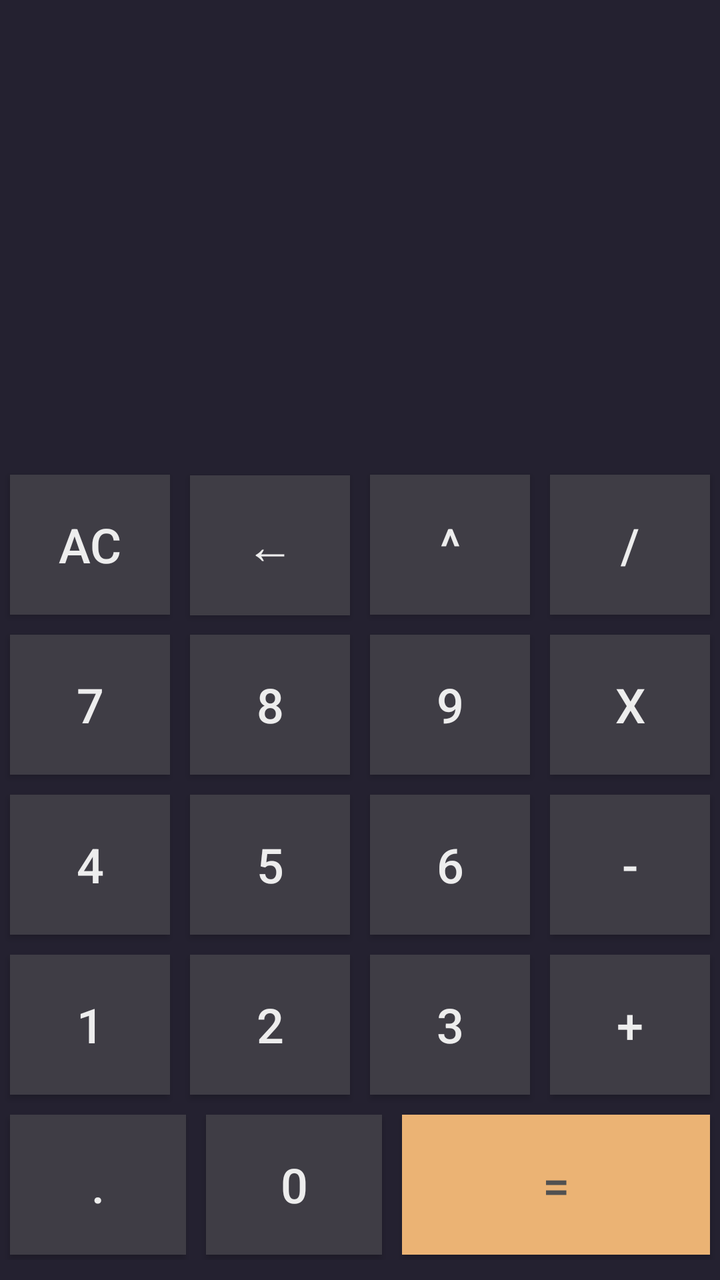
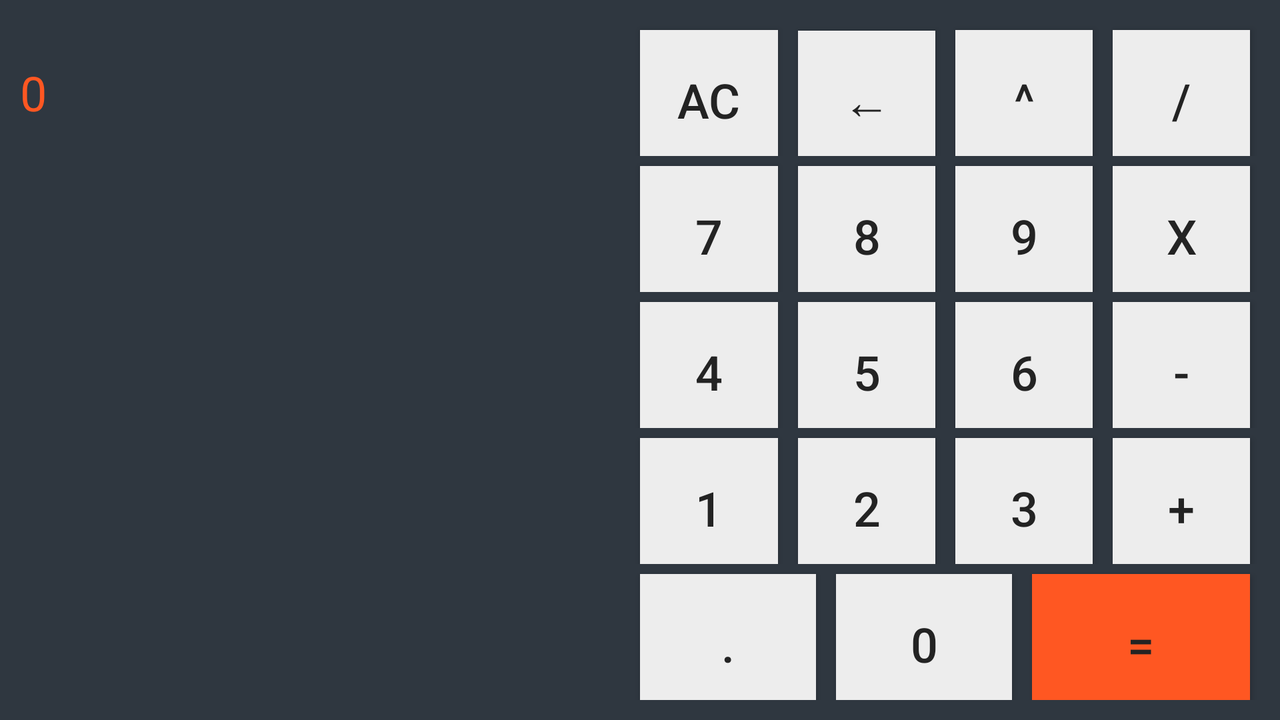

An Android layout and its configuration variant, each rendered on a device that would load it. The default file and the variant file are quoted in full after the pictures.
<!-- AndroidManifest.xml: application theme Theme.AndroidProjectCollection -->
<!-- res/layout/activity_calculator_exercise.xml -->
<?xml version="1.0" encoding="utf-8"?>
<androidx.constraintlayout.widget.ConstraintLayout xmlns:android="http://schemas.android.com/apk/res/android"
    xmlns:app="http://schemas.android.com/apk/res-auto"
    xmlns:tools="http://schemas.android.com/tools"
    android:layout_width="match_parent"
    android:layout_height="match_parent"
    android:background="@color/darkgray"
    tools:context=".CalculatorExercise">

    <LinearLayout
        android:layout_width="match_parent"
        android:layout_height="match_parent"
        android:layout_marginTop="10dp"
        android:layout_marginBottom="10dp"
        android:orientation="vertical"
        app:layout_constraintBottom_toBottomOf="parent"
        app:layout_constraintEnd_toEndOf="parent"
        app:layout_constraintStart_toStartOf="parent"
        app:layout_constraintTop_toTopOf="parent">

        <TextView
            android:id="@+id/tempanswer"
            android:layout_width="match_parent"
            android:layout_height="wrap_content"
            android:layout_marginLeft="10sp"
            android:layout_marginTop="10sp"
            android:layout_marginRight="10sp"
            android:textColor="#ebb374"
            android:textSize="40sp" />

        <com.google.android.material.textfield.TextInputLayout
            android:id="@+id/input"
            android:layout_width="match_parent"
            android:layout_height="wrap_content">

            <com.google.android.material.textfield.TextInputEditText
                android:id="@+id/inputtext"
                android:layout_width="match_parent"
                android:layout_height="118dp"
                android:layout_marginLeft="10sp"
                android:layout_marginRight="10sp"
                android:layout_marginBottom="30dp"
                android:background="@color/darkgray"
                android:editable="false"
                android:singleLine="false"
                android:textColor="#FBFBFB"
                android:textColorHint="#FFFFFF"
                android:textSize="60sp"
                tools:textSize="60sp" />

        </com.google.android.material.textfield.TextInputLayout>

        <TableLayout
            android:layout_width="match_parent"
            android:layout_height="match_parent"
            android:layout_margin="0dp"
            android:layout_weight="0">

            <TableRow
                android:layout_width="match_parent"
                android:layout_height="match_parent">

                <Button
                    android:id="@+id/btnAllClear"
                    android:layout_width="match_parent"
                    android:layout_height="70dp"
                    android:layout_margin="5dp"
                    android:layout_weight="1"
                    android:background="#3F3D45"
                    android:text="AC"
                    android:textColor="#EDEDED"
                    android:textSize="24sp" />

                <Button
                    android:id="@+id/btnDel"
                    android:layout_width="match_parent"
                    android:layout_height="70dp"
                    android:layout_margin="5dp"
                    android:layout_weight="1"
                    android:background="#3F3D45"
                    android:text="←"
                    android:textColor="#EDEDED"
                    android:textSize="24sp" />

                <Button
                    android:id="@+id/btnExponent"
                    android:layout_width="match_parent"
                    android:layout_height="70dp"
                    android:layout_margin="5dp"
                    android:layout_weight="1"
                    android:background="#3F3D45"
                    android:text="^"
                    android:textColor="#EDEDED"
                    android:textSize="24sp" />

                <Button
                    android:id="@+id/btnDivide"
                    android:layout_width="match_parent"
                    android:layout_height="70dp"
                    android:layout_margin="5dp"
                    android:layout_weight="1"
                    android:background="#3F3D45"
                    android:text="/"
                    android:textColor="#EDEDED"
                    android:textSize="24sp" />

            </TableRow>

            <TableRow
                android:layout_width="match_parent"
                android:layout_height="match_parent">

                <Button
                    android:id="@+id/btnNumber7"
                    android:layout_width="match_parent"
                    android:layout_height="70dp"
                    android:layout_margin="5dp"
                    android:layout_weight="1"
                    android:background="#3F3D45"
                    android:text="7"
                    android:textColor="#EDEDED"
                    android:textSize="24sp" />

                <Button
                    android:id="@+id/btnNumber8"
                    android:layout_width="match_parent"
                    android:layout_height="70dp"
                    android:layout_margin="5dp"
                    android:layout_weight="1"
                    android:background="#3F3D45"
                    android:text="8"
                    android:textColor="#EDEDED"
                    android:textSize="24sp" />

                <Button
                    android:id="@+id/btnNumber9"
                    android:layout_width="match_parent"
                    android:layout_height="70dp"
                    android:layout_margin="5dp"
                    android:layout_weight="1"
                    android:background="#3F3D45"
                    android:text="9"
                    android:textColor="#EDEDED"
                    android:textSize="24sp" />

                <Button
                    android:id="@+id/btnMultiply"
                    android:layout_width="match_parent"
                    android:layout_height="70dp"
                    android:layout_margin="5dp"
                    android:layout_weight="1"
                    android:background="#3F3D45"
                    android:text="x"
                    android:textColor="#EDEDED"
                    android:textSize="24sp" />

            </TableRow>

            <TableRow
                android:layout_width="match_parent"
                android:layout_height="match_parent">

                <Button
                    android:id="@+id/btnNumber4"
                    android:layout_width="match_parent"
                    android:layout_height="70dp"
                    android:layout_margin="5dp"
                    android:layout_weight="1"
                    android:background="#3F3D45"
                    android:text="4"
                    android:textColor="#EDEDED"
                    android:textSize="24sp" />

                <Button
                    android:id="@+id/btnNumber5"
                    android:layout_width="match_parent"
                    android:layout_height="70dp"
                    android:layout_margin="5dp"
                    android:layout_weight="1"
                    android:background="#3F3D45"
                    android:text="5"
                    android:textColor="#EDEDED"
                    android:textSize="24sp" />

                <Button
                    android:id="@+id/btnNumber6"
                    android:layout_width="match_parent"
                    android:layout_height="70dp"
                    android:layout_margin="5dp"
                    android:layout_weight="1"
                    android:background="#3F3D45"
                    android:text="6"
                    android:textColor="#EDEDED"
                    android:textSize="24sp" />

                <Button
                    android:id="@+id/btnSubtract"
                    android:layout_width="match_parent"
                    android:layout_height="70dp"
                    android:layout_margin="5dp"
                    android:layout_weight="1"
                    android:background="#3F3D45"
                    android:text="-"
                    android:textColor="#EDEDED"
                    android:textSize="24sp" />
            </TableRow>

            <TableRow
                android:layout_width="match_parent"
                android:layout_height="match_parent">

                <Button
                    android:id="@+id/btnNumber1"
                    android:layout_width="match_parent"
                    android:layout_height="70dp"
                    android:layout_margin="5dp"
                    android:layout_weight="1"
                    android:background="#3F3D45"
                    android:text="1"
                    android:textColor="#EDEDED"
                    android:textSize="24sp" />

                <Button
                    android:id="@+id/btnNumber2"
                    android:layout_width="match_parent"
                    android:layout_height="70dp"
                    android:layout_margin="5dp"
                    android:layout_weight="1"
                    android:background="#3F3D45"
                    android:text="2"
                    android:textColor="#EDEDED"
                    android:textSize="24sp" />

                <Button
                    android:id="@+id/btnNumber3"
                    android:layout_width="match_parent"
                    android:layout_height="70dp"
                    android:layout_margin="5dp"
                    android:layout_weight="1"
                    android:background="#3F3D45"
                    android:text="3"
                    android:textColor="#EDEDED"
                    android:textSize="24sp" />

                <Button
                    android:id="@+id/btnAdd"
                    android:layout_width="match_parent"
                    android:layout_height="70dp"
                    android:layout_margin="5dp"
                    android:layout_weight="1"
                    android:background="#3F3D45"
                    android:text="+"
                    android:textColor="#EDEDED"
                    android:textSize="24sp" />
            </TableRow>

            <TableRow
                android:layout_width="wrap_content"
                android:layout_height="wrap_content">

                <Button
                    android:id="@+id/btnPoint"
                    android:layout_width="wrap_content"
                    android:layout_height="70dp"
                    android:layout_margin="5dp"
                    android:layout_weight="1"
                    android:background="#3F3D45"
                    android:text="."
                    android:textColor="#EDEDED"
                    android:textSize="24sp" />

                <Button
                    android:id="@+id/btnNumber0"
                    android:layout_width="wrap_content"
                    android:layout_height="70dp"
                    android:layout_margin="5dp"
                    android:layout_weight="1"
                    android:background="#3F3D45"
                    android:text="0"
                    android:textColor="#EDEDED"
                    android:textSize="24sp" />

                <Button
                    android:id="@+id/btnEquals"
                    android:layout_width="wrap_content"
                    android:layout_height="70dp"
                    android:layout_margin="5dp"
                    android:layout_weight="200"
                    android:background="#ebb374"
                    android:text="="
                    android:textColor="#515151"
                    android:textSize="24sp" />

            </TableRow>
        </TableLayout>

    </LinearLayout>
</androidx.constraintlayout.widget.ConstraintLayout>
<!-- resources referenced by this layout -->
<resources>
  <color name="darkgray">#242130</color>
  <style name="Theme.AndroidProjectCollection" parent="Theme.AppCompat.Light.NoActionBar">
          
          <item name="colorPrimary">@color/purple_500</item>
          <item name="colorPrimaryVariant">@color/darkgray</item>
          <item name="colorOnPrimary">@color/darkgray</item>
          
          <item name="colorSecondary">@color/teal_200</item>
          <item name="colorSecondaryVariant">@color/teal_700</item>
          <item name="colorOnSecondary">@color/black</item>
          
          <item name="android:statusBarColor">?attr/colorPrimaryVariant</item>
          
          <item name="android:navigationBarColor">@color/darkgray</item>
      </style>
  <color name="purple_500">#FF6200EE</color>
  <color name="teal_200">#FF03DAC5</color>
  <color name="teal_700">#FF018786</color>
  <color name="black">#FF000000</color>
</resources>
<!-- res/layout-land/activity_calculator_exercise.xml (the author's variant of the layout above) -->
<!-- drawn on the phone turned sideways -->
<?xml version="1.0" encoding="utf-8"?>
<androidx.constraintlayout.widget.ConstraintLayout xmlns:android="http://schemas.android.com/apk/res/android"
    xmlns:app="http://schemas.android.com/apk/res-auto"
    xmlns:tools="http://schemas.android.com/tools"
    android:layout_width="match_parent"
    android:layout_height="match_parent"
    android:background="#2F3740"
    tools:context=".CalculatorExercise">

    <LinearLayout
        android:layout_width="match_parent"
        android:layout_height="match_parent"
        android:layout_marginTop="10dp"
        android:layout_marginEnd="10dp"
        android:layout_marginBottom="10dp"
        android:orientation="horizontal"
        app:layout_constraintBottom_toBottomOf="parent"
        app:layout_constraintEnd_toEndOf="parent"
        app:layout_constraintStart_toStartOf="parent"
        app:layout_constraintTop_toTopOf="parent">

        <LinearLayout
            android:layout_width="match_parent"
            android:layout_height="match_parent"
            android:layout_weight="1"
            android:orientation="vertical">

            <TextView
                android:id="@+id/tempanswer"
                android:layout_width="match_parent"
                android:layout_height="wrap_content"
                android:layout_marginLeft="10sp"
                android:layout_marginTop="20sp"
                android:layout_marginRight="10sp"
                android:text="0"
                android:textColor="#FF5722"
                android:textSize="24sp" />

            <com.google.android.material.textfield.TextInputLayout
                android:id="@+id/input"
                android:layout_width="match_parent"
                android:layout_height="match_parent">

                <com.google.android.material.textfield.TextInputEditText
                    android:id="@+id/inputtext"
                    android:layout_width="match_parent"
                    android:layout_height="140dp"
                    android:layout_marginLeft="10sp"
                    android:layout_marginRight="10sp"
                    android:background="#2F3740"
                    android:editable="false"
                    android:singleLine="false"
                    android:textColor="#FBFBFB"
                    android:textColorHint="#FFFFFF"
                    android:textSize="48sp"
                    tools:textSize="48sp" />

            </com.google.android.material.textfield.TextInputLayout>
        </LinearLayout>

        <TableLayout
            android:layout_width="match_parent"
            android:layout_height="match_parent"
            android:layout_weight="1">

            <TableRow
                android:layout_width="match_parent"
                android:layout_height="match_parent"
                android:layout_weight="1">

                <Button
                    android:id="@+id/btnAllClear"
                    android:layout_width="match_parent"
                    android:layout_height="70dp"
                    android:layout_margin="5dp"
                    android:layout_weight="1"
                    android:background="#EDEDED"
                    android:backgroundTint="#EDEDED"
                    android:text="AC"
                    android:textColor="#232323"
                    android:textSize="24sp"
                    tools:background="#EDEDED" />

                <Button
                    android:id="@+id/btnDel"
                    android:layout_width="match_parent"
                    android:layout_height="70dp"
                    android:layout_margin="5dp"
                    android:layout_weight="1"
                    android:background="#EDEDED"
                    android:text="←"
                    android:textColor="#232323"
                    android:textSize="24sp"
                    tools:background="#EDEDED" />

                <Button
                    android:id="@+id/btnExponent"
                    android:layout_width="match_parent"
                    android:layout_height="70dp"
                    android:layout_margin="5dp"
                    android:layout_weight="1"
                    android:background="#EDEDED"
                    android:text="^"
                    android:textColor="#232323"
                    android:textSize="24sp"
                    tools:background="#EDEDED" />

                <Button
                    android:id="@+id/btnDivide"
                    android:layout_width="match_parent"
                    android:layout_height="70dp"
                    android:layout_margin="5dp"
                    android:layout_weight="1"
                    android:background="#EDEDED"
                    android:text="/"
                    android:textColor="#232323"
                    android:textSize="24sp"
                    tools:background="#EDEDED" />

            </TableRow>

            <TableRow
                android:layout_width="match_parent"
                android:layout_height="match_parent"
                android:layout_weight="1">

                <Button
                    android:id="@+id/btnNumber7"
                    android:layout_width="match_parent"
                    android:layout_height="70dp"
                    android:layout_margin="5dp"
                    android:layout_weight="1"
                    android:background="#EDEDED"
                    android:text="7"
                    android:textColor="#232323"
                    android:textSize="24sp"
                    tools:background="#EDEDED" />

                <Button
                    android:id="@+id/btnNumber8"
                    android:layout_width="match_parent"
                    android:layout_height="70dp"
                    android:layout_margin="5dp"
                    android:layout_weight="1"
                    android:background="#EDEDED"
                    android:text="8"
                    android:textColor="#232323"
                    android:textSize="24sp"
                    tools:background="#EDEDED" />

                <Button
                    android:id="@+id/btnNumber9"
                    android:layout_width="match_parent"
                    android:layout_height="70dp"
                    android:layout_margin="5dp"
                    android:layout_weight="1"
                    android:background="#EDEDED"
                    android:text="9"
                    android:textColor="#232323"
                    android:textSize="24sp"
                    tools:background="#EDEDED" />

                <Button
                    android:id="@+id/btnMultiply"
                    android:layout_width="match_parent"
                    android:layout_height="70dp"
                    android:layout_margin="5dp"
                    android:layout_weight="1"
                    android:background="#EDEDED"
                    android:text="x"
                    android:textColor="#232323"
                    android:textSize="24sp"
                    tools:background="#EDEDED" />

            </TableRow>

            <TableRow
                android:layout_width="match_parent"
                android:layout_height="match_parent"
                android:layout_weight="1">

                <Button
                    android:id="@+id/btnNumber4"
                    android:layout_width="match_parent"
                    android:layout_height="70dp"
                    android:layout_margin="5dp"
                    android:layout_weight="1"
                    android:background="#EDEDED"
                    android:text="4"
                    android:textColor="#232323"
                    android:textSize="24sp"
                    tools:background="#EDEDED" />

                <Button
                    android:id="@+id/btnNumber5"
                    android:layout_width="match_parent"
                    android:layout_height="70dp"
                    android:layout_margin="5dp"
                    android:layout_weight="1"
                    android:background="#EDEDED"
                    android:text="5"
                    android:textColor="#232323"
                    android:textSize="24sp"
                    tools:background="#EDEDED" />

                <Button
                    android:id="@+id/btnNumber6"
                    android:layout_width="match_parent"
                    android:layout_height="70dp"
                    android:layout_margin="5dp"
                    android:layout_weight="1"
                    android:background="#EDEDED"
                    android:text="6"
                    android:textColor="#232323"
                    android:textSize="24sp"
                    tools:background="#EDEDED" />

                <Button
                    android:id="@+id/btnSubtract"
                    android:layout_width="match_parent"
                    android:layout_height="70dp"
                    android:layout_margin="5dp"
                    android:layout_weight="1"
                    android:background="#EDEDED"
                    android:text="-"
                    android:textColor="#232323"
                    android:textSize="24sp"
                    tools:background="#EDEDED" />
            </TableRow>

            <TableRow
                android:layout_width="match_parent"
                android:layout_height="match_parent"
                android:layout_weight="1">

                <Button
                    android:id="@+id/btnNumber1"
                    android:layout_width="match_parent"
                    android:layout_height="70dp"
                    android:layout_margin="5dp"
                    android:layout_weight="1"
                    android:background="#EDEDED"
                    android:text="1"
                    android:textColor="#232323"
                    android:textSize="24sp"
                    tools:background="#EDEDED" />

                <Button
                    android:id="@+id/btnNumber2"
                    android:layout_width="match_parent"
                    android:layout_height="70dp"
                    android:layout_margin="5dp"
                    android:layout_weight="1"
                    android:background="#EDEDED"
                    android:text="2"
                    android:textColor="#232323"
                    android:textSize="24sp"
                    tools:background="#EDEDED" />

                <Button
                    android:id="@+id/btnNumber3"
                    android:layout_width="match_parent"
                    android:layout_height="70dp"
                    android:layout_margin="5dp"
                    android:layout_weight="1"
                    android:background="#EDEDED"
                    android:text="3"
                    android:textColor="#232323"
                    android:textSize="24sp"
                    tools:background="#EDEDED" />

                <Button
                    android:id="@+id/btnAdd"
                    android:layout_width="match_parent"
                    android:layout_height="70dp"
                    android:layout_margin="5dp"
                    android:layout_weight="1"
                    android:background="#EDEDED"
                    android:text="+"
                    android:textColor="#232323"
                    android:textSize="24sp"
                    tools:background="#EDEDED" />
            </TableRow>

            <TableRow
                android:layout_width="wrap_content"
                android:layout_height="wrap_content"
                android:layout_weight="1">

                <Button
                    android:id="@+id/btnPoint"
                    android:layout_width="match_parent"
                    android:layout_height="70dp"
                    android:layout_margin="5dp"
                    android:layout_weight="1"
                    android:background="#EDEDED"
                    android:text="."
                    android:textColor="#232323"
                    android:textSize="24sp"
                    tools:background="#EDEDED" />

                <Button
                    android:id="@+id/btnNumber0"
                    android:layout_width="match_parent"
                    android:layout_height="70dp"
                    android:layout_margin="5dp"
                    android:layout_weight="1"
                    android:background="#EDEDED"
                    android:text="0"
                    android:textColor="#232323"
                    android:textSize="24sp"
                    tools:background="#EDEDED" />

                <Button
                    android:id="@+id/btnEquals"
                    android:layout_width="match_parent"
                    android:layout_height="70dp"
                    android:layout_margin="5dp"
                    android:layout_weight="200"
                    android:background="#FF5722"
                    android:text="="
                    android:textColor="#232323"
                    android:textSize="24sp"
                    tools:background="#FF5722" />

            </TableRow>
        </TableLayout>

    </LinearLayout>
</androidx.constraintlayout.widget.ConstraintLayout>
<!-- resources referenced by the variant -->
<!-- as the phone turned sideways resolves them -->
<resources>
  <style name="Theme.AndroidProjectCollection" parent="Theme.AppCompat.Light.NoActionBar">
          
          <item name="colorPrimary">@color/purple_500</item>
          <item name="colorPrimaryVariant">@color/darkgray</item>
          <item name="colorOnPrimary">@color/darkgray</item>
          
          <item name="colorSecondary">@color/teal_200</item>
          <item name="colorSecondaryVariant">@color/teal_700</item>
          <item name="colorOnSecondary">@color/black</item>
          
          <item name="android:statusBarColor">?attr/colorPrimaryVariant</item>
          
          <item name="android:navigationBarColor">@color/darkgray</item>
      </style>
  <color name="purple_500">#FF6200EE</color>
  <color name="darkgray">#242130</color>
  <color name="teal_200">#FF03DAC5</color>
  <color name="teal_700">#FF018786</color>
  <color name="black">#FF000000</color>
</resources>
